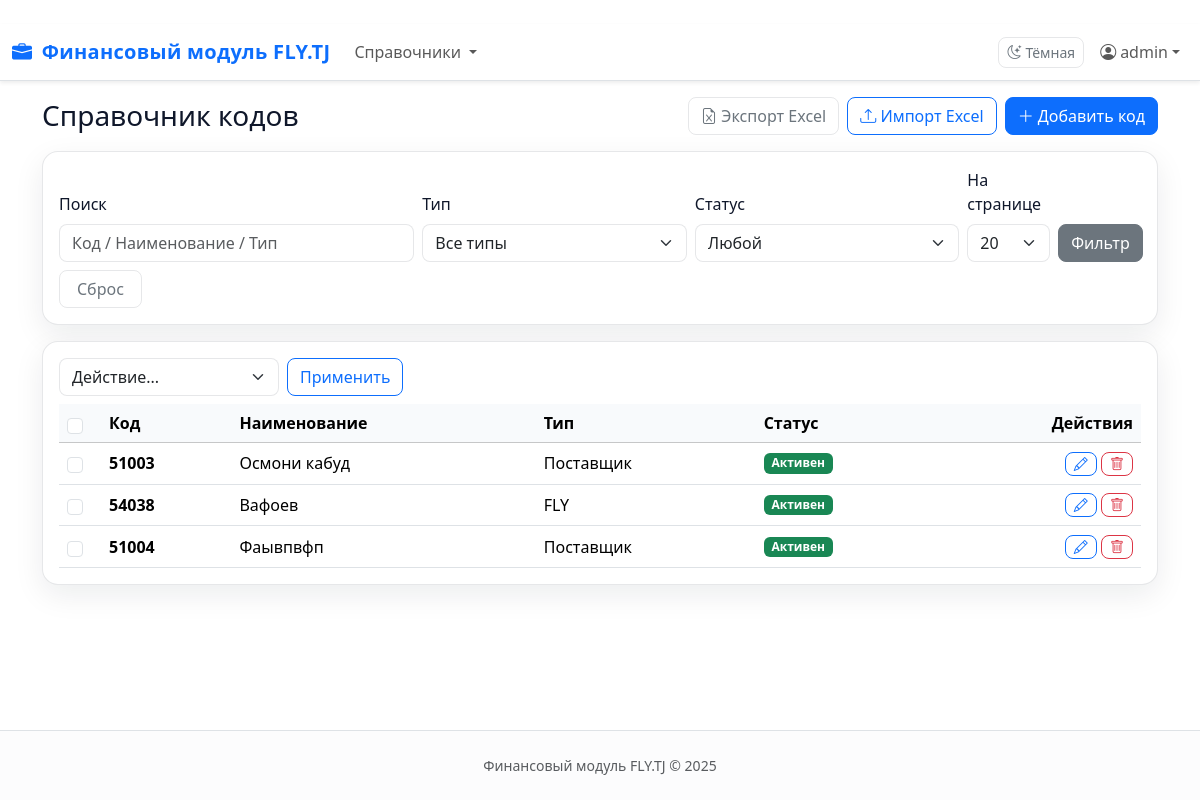
The app's page /refs/codes (signed in) with its own data.
### app/models/user.py (models this page shows, shortened)
class User(UserMixin, db.Model, PKMixin, TimestampMixin):
    __tablename__ = "users"
    username: Mapped[str] = mapped_column(String(64), unique=True, nullable=False, index=True)
    email: Mapped[str | None] = mapped_column(String(120), unique=True)
    password_hash: Mapped[str] = mapped_column(String(255), nullable=False)
    is_active: Mapped[bool] = mapped_column(Boolean, default=True, nullable=False)
    role_id: Mapped[int | None] = mapped_column(Integer, db.ForeignKey("roles.id"))
    role = relationship("Role", back_populates="users", lazy="joined")

### app/models/ref_codes.py (models this page shows, shortened)
class RefCode(db.Model):
    __tablename__ = "ref_codes"
    id = db.Column(db.Integer, primary_key=True)
    code = db.Column(db.String(5), nullable=False, unique=True, index=True)
    name = db.Column(db.String(128), nullable=False)
    type_id = db.Column(db.Integer, db.ForeignKey("code_types.id", ondelete="RESTRICT"), nullable=False)
    type = db.relationship("CodeType", backref=db.backref("codes", lazy="dynamic"))
    status = db.Column(db.Enum("active", "inactive", name="refcode_status"), nullable=False, default="active")
    created_at = db.Column(db.DateTime, default=datetime.utcnow, nullable=False)
    updated_at = db.Column(db.DateTime, default=datetime.utcnow, onupdate=datetime.utcnow, nullable=False)
    __table_args__ = (
        UniqueConstraint("code", name="uq_ref_codes_code"),
        CheckConstraint("length(code) = 5", name="ck_ref_codes_code_len5"),
    )

class CodeType(db.Model):
    __tablename__ = "code_types"
    id = db.Column(db.Integer, primary_key=True)
    name = db.Column(db.String(64), unique=True, nullable=False, index=True)
    created_at = db.Column(db.DateTime, default=datetime.utcnow, nullable=False)

### app/blueprints/refs/routes.py (the view, shortened to what this page needs)
@bp.route("/codes", methods=["GET"])
@login_required
def codes_list():
    q = request.args.get("q", "", type=str).strip()
    status = request.args.get("status", "", type=str).strip()  # "", "active", "inactive"
    type_id = request.args.get("type_id", 0, type=int)
    page = request.args.get("page", 1, type=int)
    per_page = request.args.get("per_page", 20, type=int)
    query = RefCode.query.join(CodeType)
    if status in ("active", "inactive"):
        query = query.filter(RefCode.status == status)
    if type_id:
        query = query.filter(RefCode.type_id == type_id)
    query = query.order_by(RefCode.created_at.desc())
    pagination = query.paginate(page=page, per_page=per_page, error_out=False)
    items = pagination.items
    types = CodeType.query.order_by(CodeType.name.asc()).all()
    return render_template(
        "refs/codes_list.html",
        items=items,
        pagination=pagination,
        q=q,
        status=status,
        type_id=type_id,
        per_page=per_page,
        types=types,
    )

### app/blueprints/core/routes.py (called while the page is built)
@bp.app_context_processor
def inject_helpers():
    return {"safe_url": _safe_url}

### app/blueprints/refs/templates/refs/codes_list.html (shortened to what this page needs)
﻿{% extends "base.html" %}
{% block content %}
<div class="container py-3">
  <div class="d-flex flex-wrap align-items-center justify-content-between gap-2 mb-3">
    <h3 class="m-0">Справочник кодов</h3>
    <div class="d-flex gap-2">
      <a class="btn btn-outline-secondary" href="{{ url_for('refs.codes_export_xlsx', **request.args) }}">
        <i class="bi bi-file-earmark-excel"></i> Экспорт Excel
      </a>
      <a class="btn btn-outline-primary" href="{{ url_for('refs.codes_import') }}">
        <i class="bi bi-upload"></i> Импорт Excel
      </a>
      <a class="btn btn-primary" href="{{ url_for('refs.codes_new') }}">
        <i class="bi bi-plus-lg"></i> Добавить код
      </a>
    </div>
  </div>
  <form class="card card-body mb-3" method="get" action="{{ url_for('refs.codes_list') }}">
    <div class="row g-2 align-items-end">
      <div class="col-12 col-md-4">
        <label class="form-label">Поиск</label>
        <input name="q" value="{{ q }}" class="form-control" placeholder="Код / Наименование / Тип">
      </div>
      <div class="col-6 col-md-3">
        <label class="form-label">Тип</label>
        <select name="type_id" class="form-select">
          <option value="0">Все типы</option>
        </select>
      </div>
      <div class="col-6 col-md-3">
        <label class="form-label">Статус</label>
        <select name="status" class="form-select">
          <option value="">Любой</option>
        </select>
      </div>
      <div class="col-6 col-md-1">
        <label class="form-label">На странице</label>
        <select name="per_page" class="form-select">
          {% for n in [10,20,50,100] %}
            <option value="{{ n }}" {% if per_page == n %}selected{% endif %}>{{ n }}</option>
          {% endfor %}
        </select>
      </div>
      <div class="col-12 col-md-1 d-grid">
        <button class="btn btn-secondary">Фильтр</button>
      </div>
      <div class="col-12 col-md-1 d-grid">
        <a class="btn btn-outline-secondary" href="{{ url_for('refs.codes_list') }}">Сброс</a>
      </div>
    </div>
  </form>
  <div class="card">
    <div class="card-body pb-0">
      <form method="post" action="{{ url_for('refs.codes_batch', **request.args) }}">
        <div class="d-flex flex-wrap gap-2 mb-2">
          <select name="action" id="batchAction" class="form-select" style="max-width:220px">
            <option value="">Действие...</option>
          </select>
          <button type="submit" class="btn btn-outline-primary" id="batchDo">Применить</button>
        </div>
        <div class="table-responsive">
          <table class="table table-hover align-middle mb-0">
            <thead class="table-light">
              <tr>
                <th style="width:42px"><input class="form-check-input" type="checkbox" id="checkAll"></th>
                <th>Код</th>
                <th>Наименование</th>
                <th>Тип</th>
                <th>Статус</th>
                <th class="text-end">Действия</th>
              </tr>
            </thead>
            <tbody>
            {% for it in items %}
              <tr>
                <td><input class="form-check-input row-check" type="checkbox" name="ids" value="{{ it.id }}"></td>
                <td><span class="fw-semibold">{{ it.code }}</span></td>
                <td>{{ it.name }}</td>
                <td>{{ it.type.name }}</td>
                <td>
                  {% if it.status == 'active' %}
                    <span class="badge text-bg-success">Активен</span>
                  {% else %}
                    <span class="badge text-bg-secondary">Не активен</span>
                  {% endif %}
                </td>
                <td class="text-end">
                  <a class="btn btn-sm btn-outline-primary" href="{{ url_for('refs.codes_edit', item_id=it.id, **request.args) }}" title="Редактировать">
                    <i class="bi bi-pencil"></i>
                  </a>
                  <form method="post" action="{{ url_for('refs.codes_delete', item_id=it.id, **request.args) }}" class="d-inline js-delete" data-name="{{ it.code }}  {{ it.name }}">
                    <button type="submit" class="btn btn-sm btn-outline-danger" title="Удалить">
                      <i class="bi bi-trash"></i>
                    </button>
                  </form>
                </td>
              </tr>
            {% else %}
              <tr><td colspan="6" class="text-center text-muted py-4">Ничего не найдено</td></tr>
            {% endfor %}
            </tbody>
          </table>
        </div>
      </form>
    </div>
  </div>
</div>
{% endblock %}

### app/templates/base.html (shortened to what this page needs)
﻿<!doctype html>
<html lang="ru" data-theme="light" data-bs-theme="light">
  <head>
    <link
      href="https://cdn.jsdelivr.net/npm/bootstrap@5.3.3/dist/css/bootstrap.min.css"
      rel="stylesheet"
    />
    <link
      href="https://cdn.jsdelivr.net/npm/bootstrap-icons@1.11.3/font/bootstrap-icons.min.css"
      rel="stylesheet"
    />
    <link
      href="{{ url_for('static', filename='css/theme.css') }}"
      rel="stylesheet"
    />
  </head>
  <body class="d-flex flex-column min-vh-100 {% if not current_user.is_authenticated %}bg-light{% endif %}">
    {% if current_user.is_authenticated %}
      <nav class="navbar navbar-expand-lg navbar-light bg-white border-bottom sticky-top shadow-sm" role="navigation" aria-label="Главная навигация">
        <div class="container-xxl">
          <a class="navbar-brand fw-bold text-primary" href="{{ url_for('core.dashboard') }}" aria-label="На дашборд">
            <i class="bi bi-briefcase-fill me-1"></i> Финансовый модуль FLY.TJ
          </a>
          <div class="collapse navbar-collapse" id="navbarMain">
            <ul class="navbar-nav me-auto mb-2 mb-lg-0">
              <li class="nav-item dropdown">
                <a class="nav-link dropdown-toggle" href="#" role="button" data-bs-toggle="dropdown" aria-expanded="false">
                  Справочники
                </a>
              </li>
            </ul>
            <ul class="navbar-nav ms-auto align-items-center gap-2">
              <li class="nav-item">
                <button
                  id="themeToggle"
                  type="button"
                  class="btn btn-sm btn-outline-secondary d-flex align-items-center"
                  aria-label="Переключить тему"
                >
                </button>
              </li>
              <li class="nav-item dropdown">
                <a
                  class="nav-link dropdown-toggle d-flex align-items-center"
                  href="#"
                  role="button"
                  data-bs-toggle="dropdown"
                  aria-expanded="false"
                >
                  <i class="bi bi-person-circle me-1"></i>
                  {{ current_user.username or 'Пользователь' }}
                </a>
              </li>
            </ul>
          </div>
        </div>
      </nav>
    {% endif %}
    <main class="flex-grow-1">
      {% block content %}{% endblock %}
    </main>
    <footer class="py-4 text-center text-muted small border-top bg-light-subtle mt-auto">
      Финансовый модуль FLY.TJ &copy; {{ current_year or 2025 }}
    </footer>
  </body>
</html>

### app/static/css/theme.css (style rules this page uses)
*, *::before, *::after { box-sizing: border-box; }
html { scroll-behavior: smooth; }
body { -webkit-font-smoothing: antialiased; -moz-osx-font-smoothing: grayscale; color: var(--ink-900); background: var(--bg-card); }
a { text-decoration: none; transition: color .15s ease-in-out; }
.container-xxl { max-width: 1320px; }
.card { border-radius: var(--radius); border: var(--hairline); background: var(--bg-card); box-shadow: var(--shadow-md); transition: box-shadow .2s ease, transform .2s ease; }
.btn { border-radius: var(--radius-sm); transition: all .15s ease-in-out; }
.btn-outline-secondary { border-color: var(--line-200); }
.form-control, .form-select { border-radius: var(--radius-sm); border-color: var(--line-200); background-clip: padding-box; }
.navbar { border-bottom: var(--hairline); background: #fff; box-shadow: var(--shadow-sm); }
.navbar-brand { letter-spacing: .3px; font-weight: 600; }
.table thead th { background: #f8fafc; position: sticky; top: 0; z-index: 2; font-weight: 600; }

### records on screen
User: username "admin"
RefCode: code "51003", name "Осмони кабуд", type.name "Поставщик", status "Активен"
RefCode: code "54038", name "Вафоев", type.name "FLY", status "Активен"
RefCode: code "51004", name "Фаывпвфп", type.name "Поставщик", status "Активен"

### other values on screen
form field per_page "20"
